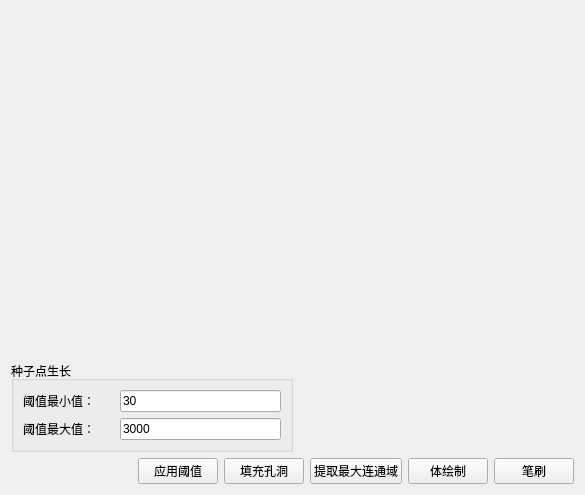
<?xml version="1.0" encoding="UTF-8"?>
<ui version="4.0">
 <class>RegisterSegmentWidget</class>
 <widget class="QWidget" name="RegisterSegmentWidget">
  <property name="geometry">
   <rect>
    <x>0</x>
    <y>0</y>
    <width>585</width>
    <height>495</height>
   </rect>
  </property>
  <property name="windowTitle">
   <string>图像处理</string>
  </property>
  <layout class="QVBoxLayout" name="verticalLayout">
   <item>
    <widget class="vtkSegmentViewWidget" name="widget_preview" native="true">
     <property name="sizePolicy">
      <sizepolicy hsizetype="Preferred" vsizetype="Expanding">
       <horstretch>0</horstretch>
       <verstretch>0</verstretch>
      </sizepolicy>
     </property>
    </widget>
   </item>
   <item>
    <layout class="QHBoxLayout" name="horizontalLayout_2">
     <item>
      <widget class="QGroupBox" name="groupBox">
       <property name="title">
        <string>种子点生长</string>
       </property>
       <layout class="QGridLayout" name="gridLayout">
        <item row="1" column="0" colspan="3">
         <widget class="QLabel" name="label_2">
          <property name="text">
           <string>阈值最大值：</string>
          </property>
         </widget>
        </item>
        <item row="0" column="1">
         <widget class="QLabel" name="label">
          <property name="text">
           <string/>
          </property>
         </widget>
        </item>
        <item row="0" column="3">
         <widget class="QLineEdit" name="lineEdit_thresholdMin">
          <property name="text">
           <string>30</string>
          </property>
         </widget>
        </item>
        <item row="1" column="3">
         <widget class="QLineEdit" name="lineEdit_thresholdMax">
          <property name="text">
           <string>3000</string>
          </property>
         </widget>
        </item>
        <item row="0" column="0">
         <widget class="QLabel" name="label_3">
          <property name="text">
           <string>阈值最小值：</string>
          </property>
         </widget>
        </item>
       </layout>
      </widget>
     </item>
     <item>
      <spacer name="horizontalSpacer_4">
       <property name="orientation">
        <enum>Qt::Horizontal</enum>
       </property>
       <property name="sizeHint" stdset="0">
        <size>
         <width>40</width>
         <height>20</height>
        </size>
       </property>
      </spacer>
     </item>
    </layout>
   </item>
   <item>
    <layout class="QHBoxLayout" name="horizontalLayout">
     <item>
      <spacer name="horizontalSpacer_2">
       <property name="orientation">
        <enum>Qt::Horizontal</enum>
       </property>
       <property name="sizeHint" stdset="0">
        <size>
         <width>40</width>
         <height>20</height>
        </size>
       </property>
      </spacer>
     </item>
     <item>
      <widget class="QPushButton" name="pushButton_apply">
       <property name="text">
        <string>应用阈值</string>
       </property>
      </widget>
     </item>
     <item>
      <widget class="QPushButton" name="pushButton_fillhole">
       <property name="text">
        <string>填充孔洞</string>
       </property>
      </widget>
     </item>
     <item>
      <widget class="QPushButton" name="pushButton_largestRegion">
       <property name="text">
        <string>提取最大连通域</string>
       </property>
      </widget>
     </item>
     <item>
      <widget class="QPushButton" name="pushButton_volumeRendering">
       <property name="text">
        <string>体绘制</string>
       </property>
      </widget>
     </item>
     <item>
      <widget class="QPushButton" name="pushButton_brush">
       <property name="text">
        <string>笔刷</string>
       </property>
      </widget>
     </item>
    </layout>
   </item>
  </layout>
 </widget>
 <customwidgets>
  <customwidget>
   <class>vtkSegmentViewWidget</class>
   <extends>QWidget</extends>
   <header>vtksegmentviewwidget.h</header>
   <container>1</container>
  </customwidget>
 </customwidgets>
 <resources/>
 <connections/>
</ui>
